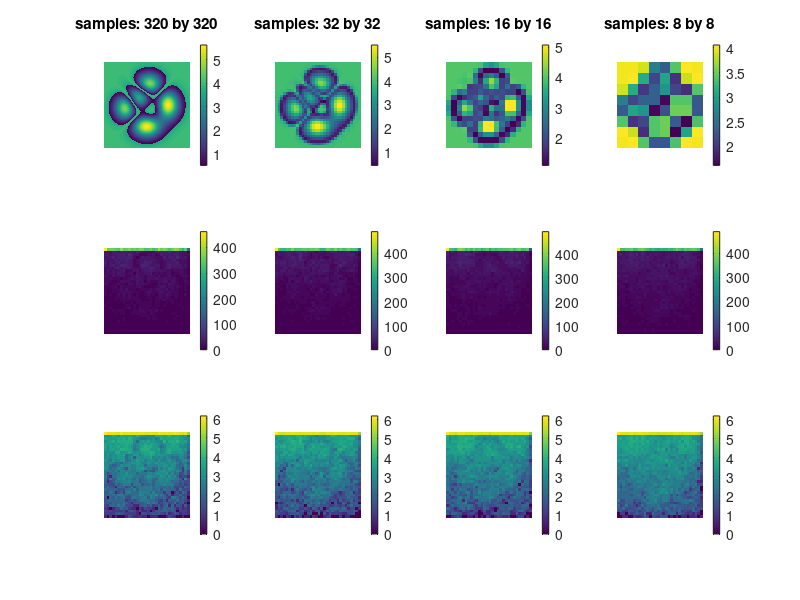

Reproduce this figure in MATLAB.
function test
    clear
    close all
    
    maxDepth = 1000;
    x = zeros(maxDepth, 2);
    w = zeros(maxDepth, 2);



    %%
%      sigmaT = 3*ones(1000,1000);
    %%
    sigmaT_resolution = 320;
    sigmaT = peaks(sigmaT_resolution)+peaks(sigmaT_resolution)';
    sigmaT(sigmaT<0) = -sigmaT(sigmaT<0);
    sigmaT = sigmaT * 0.5;
    sigmaT(sigmaT<0.5) = 4-sigmaT(sigmaT<0.5);    

    %%
%     sigmaT = imrotate(peaks(1000),180);
%     sigmaT(sigmaT<0) = -sigmaT(sigmaT<0); 
%     sigmaT = sigmaT * 0.5 + 1;
%     

    %%
%     sigmaT = NaN(1000,1000);
%     a1 = 5*ones(100,1000);
%     a2 = 4.5*ones(100,1000);
%     a3 = 4*ones(100,1000);
%     a4 = 3.5*ones(100,1000);
%     a5 = 3*ones(100,1000);
%     a6 = 2.5*ones(100,1000);
%     a7 = 2*ones(100,1000);
%     a8 = 1.5*ones(100,1000);
%     a9 = 1*ones(100,1000);
%     a10 = 0.5*ones(100,1000);
% 
%     sigmaT(1:10:end,:) = a1;
%     sigmaT(2:10:end,:) = a2;
%     sigmaT(3:10:end,:) = a3;
%     sigmaT(4:10:end,:) = a4;
%     sigmaT(5:10:end,:) = a5;
%     sigmaT(6:10:end,:) = a6;
%     sigmaT(7:10:end,:) = a7;
%     sigmaT(8:10:end,:) = a8;
%     sigmaT(9:10:end,:) = a9;
%     sigmaT(10:10:end,:) = a10;
    
    %%    
    % down sample
    windowsizeList = [1,10,20,40];
    figure;
    flag = 0;
    for windowsize = windowsizeList
        flag = flag + 1
%         window = ones(windowsize,windowsize)/(windowsize*windowsize);
%         sigmaT_d = conv2(sigmaT,window,'valid');
%         sigmaT_d = sigmaT_d(1:windowsize:end,1:windowsize:end);

        sigmaT_d = imresize(imresize(sigmaT,1/windowsize),windowsize,'box');

        subplot(3,4,flag);
        imagesc(sigmaT_d)
        colorbar
        axis equal
        axis off
        title(['samples: ' num2str(sigmaT_resolution/windowsize) ' by ' num2str(sigmaT_resolution/windowsize)]);
        
    %%    
        y = [];

        for samples = 1: 10000
            
            x(1,:) = [rand,1];
            w(1,:) = [0,1];
            w(2:end,:) = [];
            x(2:end,:) = [];

            for dep = 1 : maxDepth - 1
                c = round((1-x(dep,2))*size(sigmaT_d,1));
                r = round(x(dep,1)*size(sigmaT_d,2));
                c(c==0)=1;r(r==0)=1;
                t = -log(rand)/sigmaT_d(c,r);
                x1 = x(dep, :) - t*w(dep, :);
                if x1(1) < 0.0 || x1(1) > 1.0 || x1(2) < 0.0 || x1(2) > 1.0
                    y = [y; x(1:dep-1, :)];
                    break;
                end
                theta = 2*pi*rand;
                w(dep + 1,:) = [cos(theta),sin(theta)];
                x(dep + 1,:) = x1;
            end
%             y = [y; x(end,:)];
        end

        % density map
        mapSize = 32;
        densityMap = zeros(mapSize,mapSize);
        for i = 1: size(y,1)
            c = round((1-y(i,2))*mapSize);
            r = round(y(i,1)*mapSize);
            c(c==0)=1;r(r==0)=1;
            densityMap(c, r) = densityMap(c, r) + 1;
        end

%         densityMap = conv2(densityMap, ones(10,10));
        subplot(3,4,flag+4)
        imagesc(densityMap)
        colorbar
        axis equal
        axis off
        
        densityMap = log(densityMap+1);
        subplot(3,4,flag+8)
        imagesc(densityMap)
        colorbar
        axis equal
        axis off        
    end
end
